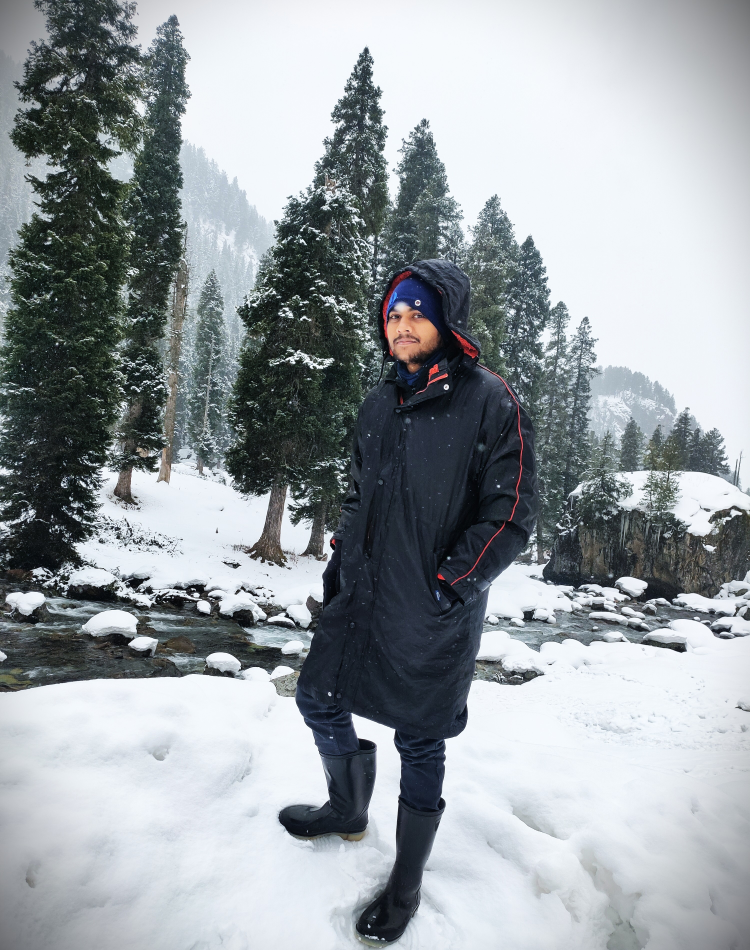
#> input picture PIC1.jpg, 3000 x 3799 px (shown at 1/4 size)
$ python Sketch_Draw_from_image.py
#> lines starting #> are read from the running program, lines starting #| are printed output that depends on the picture
import cv2
image=cv2.imread('PIC1.jpg')
#> image is the input picture: shape (3799, 3000, 3); mean B, G, R 161.9, 157.6, 151.1
gray_image = cv2.cvtColor(image,cv2.COLOR_BGR2GRAY)
inverted = 255 - gray_image
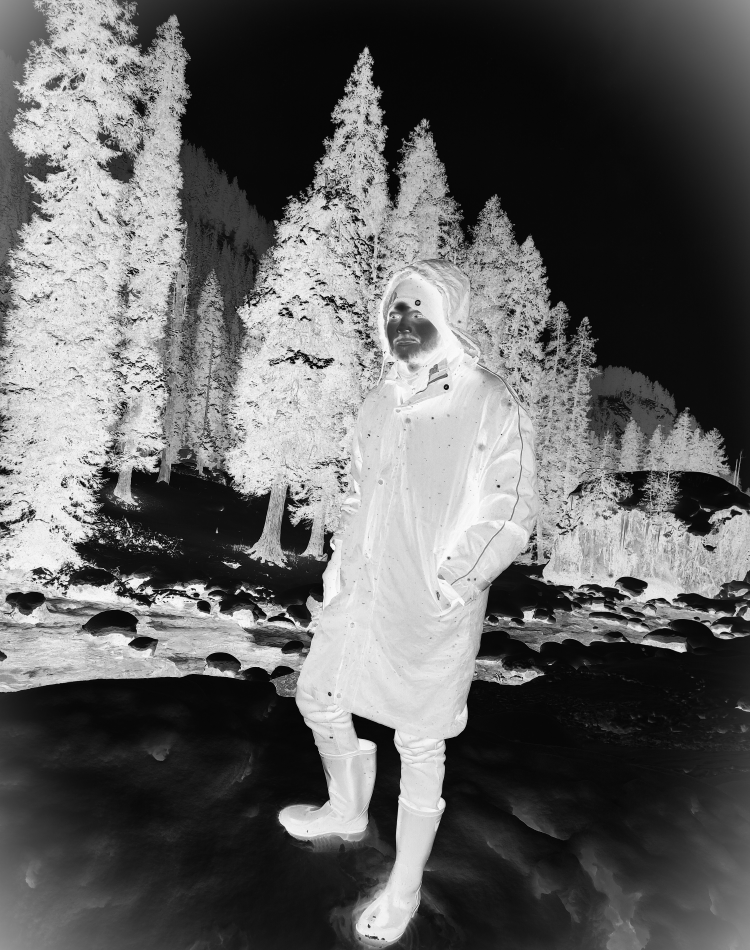
#> inverted: shape (3799, 3000) (shown at 1/4 size); min 0, max 255, mean 98.8
blur = cv2.GaussianBlur(inverted ,(251,151),0)
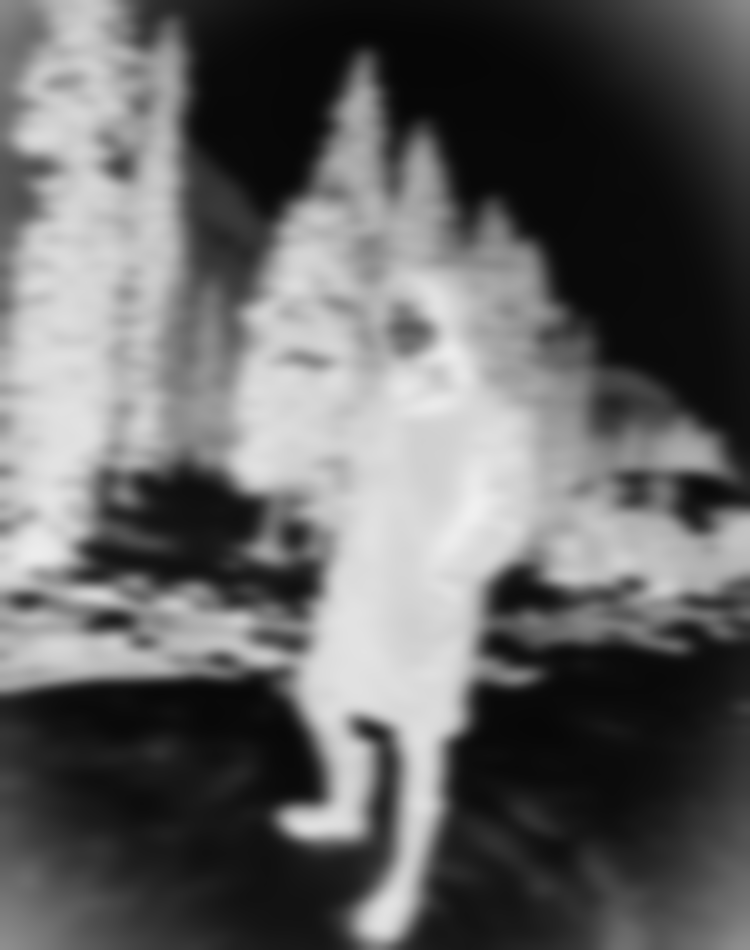
#> blur: shape (3799, 3000) (shown at 1/4 size); min 6, max 240, mean 98.8
invertedBlur = 255-blur
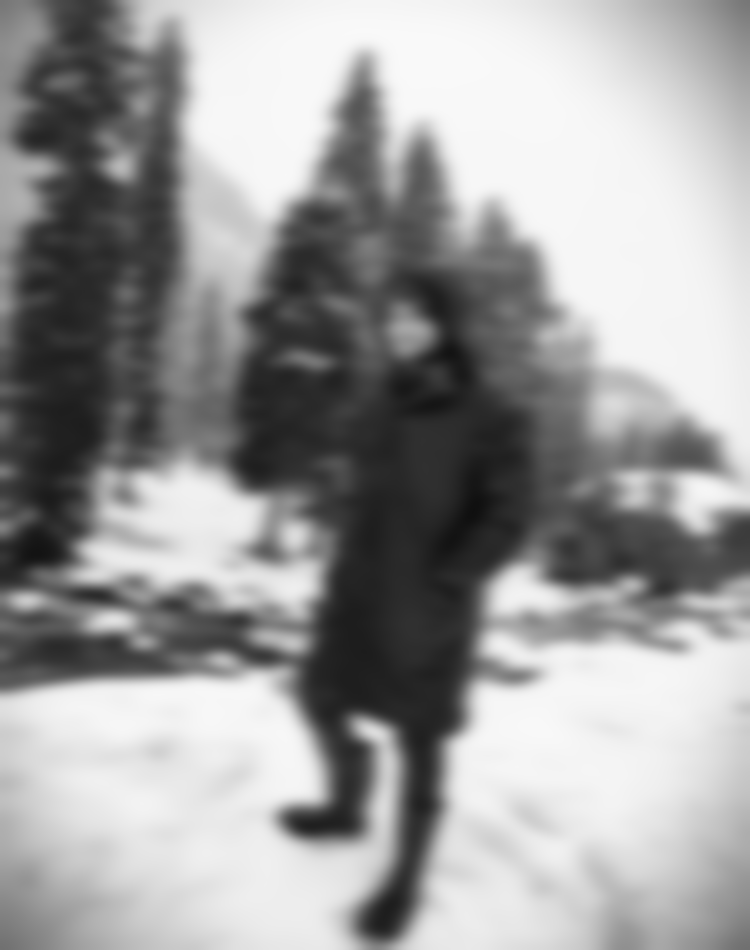
#> invertedBlur: shape (3799, 3000) (shown at 1/4 size); min 15, max 249, mean 156.2
sketch = cv2.divide(gray_image , invertedBlur,scale = 250.0)
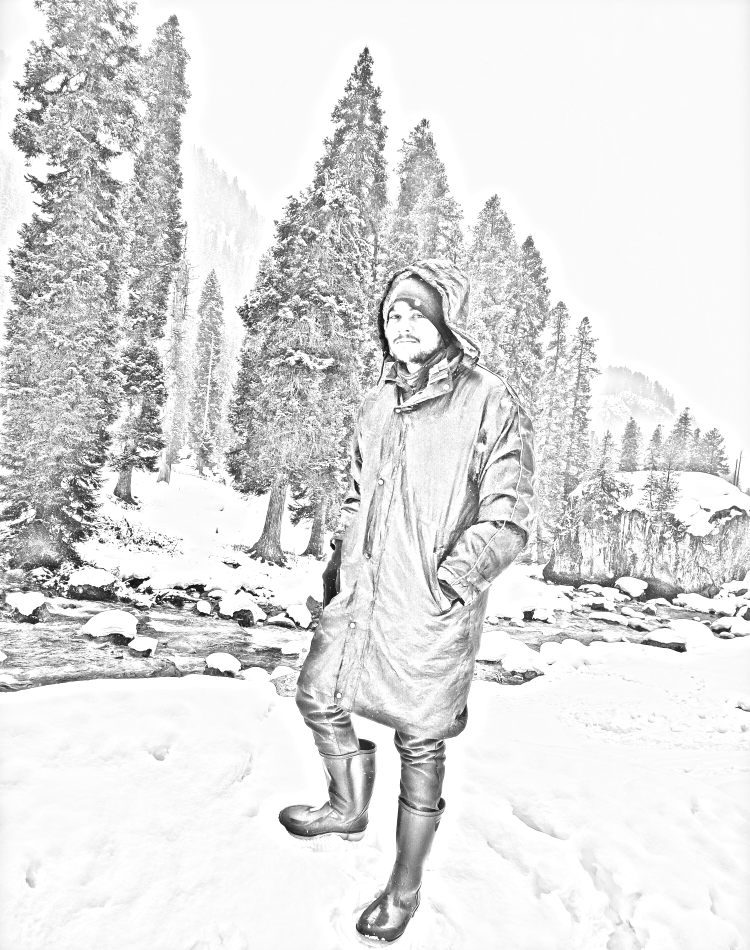
#> sketch: shape (3799, 3000) (shown at 1/4 size); min 0, max 255, mean 222.9
cv2.imwrite('pencil_sketch.jpg',sketch)
cv2.imshow('image',sketch)
